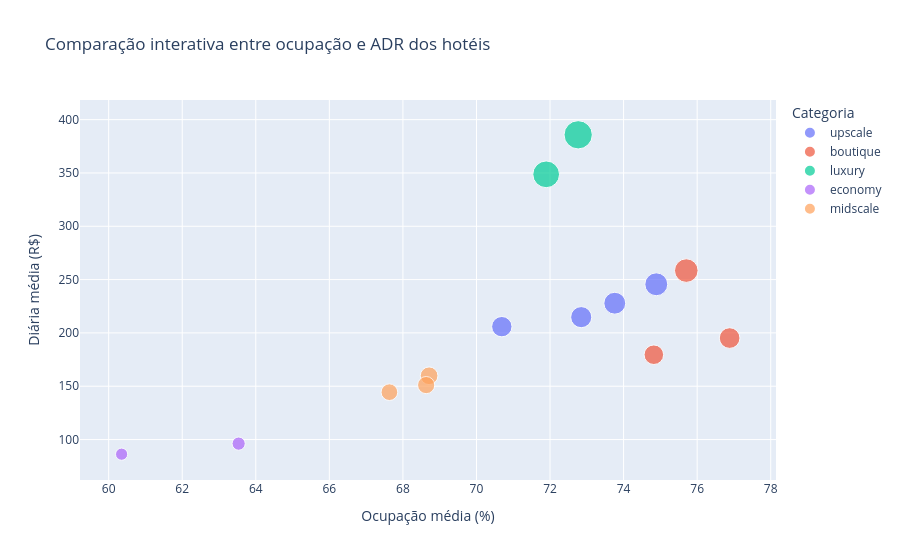

Notebook source saved alongside this figure:
### Markdown cell above
### 7. Frequência de palavras nas avaliações

**Objetivo:** Identificar os termos mais frequentes nas avaliações positivas e negativas.

**Interpretação:** Nas avaliações positivas aparecem termos como *breakfast*, *excellent* e *comfortable*. Nas negativas aparecem termos como *desk*, *rate* e *bathroom*.

**Conclusão:** A frequência das palavras ajuda a identificar assuntos recorrentes nas experiências dos hóspedes. Esta visualização é uma alternativa de frequência de palavras, não uma nuvem tradicional gerada pela biblioteca WordCloud.

### Code cell
# Agrupar indicadores por hotel
dados_plotly = (
    daily_market
    .groupby(["hotel_id", "hotel_name", "tier"])
    .agg(
        ocupacao=("occupancy", "mean"),
        adr=("adr", "mean"),
        revpar=("revpar", "mean")
    )
    .reset_index()
)

# Converter ocupação para porcentagem
dados_plotly["ocupacao_pct"] = dados_plotly["ocupacao"] * 100

# Criar gráfico interativo
fig = px.scatter(
    dados_plotly,
    x="ocupacao_pct",
    y="adr",
    color="tier",
    size="revpar",
    hover_name="hotel_name",
    hover_data={
        "hotel_id": True,
        "ocupacao_pct": ":.2f",
        "adr": ":.2f",
        "revpar": ":.2f"
    },
    title="Comparação interativa entre ocupação e ADR dos hotéis",
    labels={
        "ocupacao_pct": "Ocupação média (%)",
        "adr": "Diária média (R$)",
        "tier": "Categoria",
        "revpar": "RevPAR"
    }
)

fig.show()

### Figure 1 — Plotly figure (JSON) as saved in the notebook; plotly's stock layout.template omitted (floating-point values rounded to 4 significant figures)
{"data": [{"customdata": [["H01", 172.2], ["H04", 188.4], ["H06", 160.3], ["H14", 149.1]], "hovertemplate": "<b>%{hovertext}</b><br><br>Categoria=upscale<br>Ocupação média (%)=%{x:.2f}<br>Diária média (R$)=%{y:.2f}<br>RevPAR=%{customdata[1]:.2f}<br>hotel_id=%{customdata[0]}<extra></extra>", "hovertext": ["Alder & Quay Hotel", "Harborlight Suites", "Seabright Grand", "Willowmere Lodge"], "legendgroup": "upscale", "marker": {"color": "#636efa", "size": [172.2, 188.4, 160.3, 149.1], "sizemode": "area", "sizeref": 0.7187, "symbol": "circle"}, "mode": "markers", "name": "upscale", "orientation": "v", "showlegend": true, "type": "scatter", "x": [73.76, 74.89, 72.85, 70.69], "xaxis": "x", "y": [227.8, 245.6, 214.8, 205.8], "yaxis": "y"}, {"customdata": [["H02", 200.3], ["H07", 153.6], ["H11", 137.6]], "hovertemplate": "<b>%{hovertext}</b><br><br>Categoria=boutique<br>Ocupação média (%)=%{x:.2f}<br>Diária média (R$)=%{y:.2f}<br>RevPAR=%{customdata[1]:.2f}<br>hotel_id=%{customdata[0]}<extra></extra>", "hovertext": ["The Lantern House", "The Wren Rooms", "The Foxglove"], "legendgroup": "boutique", "marker": {"color": "#EF553B", "size": [200.3, 153.6, 137.6], "sizemode": "area", "sizeref": 0.7187, "symbol": "circle"}, "mode": "markers", "name": "boutique", "orientation": "v", "showlegend": true, "type": "scatter", "x": [75.71, 76.88, 74.82], "xaxis": "x", "y": [258.4, 195.2, 179.5], "yaxis": "y"}, {"customdata": [["H03", 287.5], ["H05", 256.8]], "hovertemplate": "<b>%{hovertext}</b><br><br>Categoria=luxury<br>Ocupação média (%)=%{x:.2f}<br>Diária média (R$)=%{y:.2f}<br>RevPAR=%{customdata[1]:.2f}<br>hotel_id=%{customdata[0]}<extra></extra>", "hovertext": ["Marisol Bay Resort", "The Copper Meridian"], "legendgroup": "luxury", "marker": {"color": "#00cc96", "size": [287.5, 256.8], "sizemode": "area", "sizeref": 0.7187, "symbol": "circle"}, "mode": "markers", "name": "luxury", "orientation": "v", "showlegend": true, "type": "scatter", "x": [72.77, 71.89], "xaxis": "x", "y": [385.8, 348.7], "yaxis": "y"}, {"customdata": [["H08", 62.59], ["H12", 53.3]], "hovertemplate": "<b>%{hovertext}</b><br><br>Categoria=economy<br>Ocupação média (%)=%{x:.2f}<br>Diária média (R$)=%{y:.2f}<br>RevPAR=%{customdata[1]:.2f}<br>hotel_id=%{customdata[0]}<extra></extra>", "hovertext": ["Northgate Inn", "Ridgeline Motor Inn"], "legendgroup": "economy", "marker": {"color": "#ab63fa", "size": [62.59, 53.3], "sizemode": "area", "sizeref": 0.7187, "symbol": "circle"}, "mode": "markers", "name": "economy", "orientation": "v", "showlegend": true, "type": "scatter", "x": [63.53, 60.35], "xaxis": "x", "y": [96.17, 86.26], "yaxis": "y"}, {"customdata": [["H09", 100.1], ["H10", 112.5], ["H13", 106.2]], "hovertemplate": "<b>%{hovertext}</b><br><br>Categoria=midscale<br>Ocupação média (%)=%{x:.2f}<br>Diária média (R$)=%{y:.2f}<br>RevPAR=%{customdata[1]:.2f}<br>hotel_id=%{customdata[0]}<extra></extra>", "hovertext": ["Cedar & Salt Hotel", "Kestrel Park Hotel", "Paloma Court Hotel"], "legendgroup": "midscale", "marker": {"color": "#FFA15A", "size": [100.1, 112.5, 106.2], "sizemode": "area", "sizeref": 0.7187, "symbol": "circle"}, "mode": "markers", "name": "midscale", "orientation": "v", "showlegend": true, "type": "scatter", "x": [67.63, 68.71, 68.63], "xaxis": "x", "y": [144.4, 159.8, 151.1], "yaxis": "y"}], "layout": {"legend": {"itemsizing": "constant", "title": {"text": "Categoria"}, "tracegroupgap": 0}, "title": {"text": "Comparação interativa entre ocupação e ADR dos hotéis"}, "xaxis": {"anchor": "y", "domain": [0, 1], "title": {"text": "Ocupação média (%)"}}, "yaxis": {"anchor": "x", "domain": [0, 1], "title": {"text": "Diária média (R$)"}}}}
